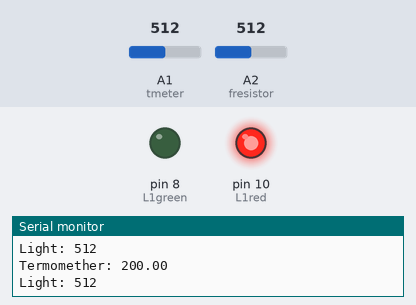
A sketch run on a simulated Arduino Uno, built with avr-gcc and run on an emulated ATmega328P. Shown: output pins drawn as LEDs (lit = HIGH), the last lines printed to the serial monitor. The inputs (shaded band) are chosen by the test bench; at power-on: A1 (tmeter) = 512, A2 (fresistor) = 512.

Above: at 1.2 s.
1.3 s: A1 (tmeter) set to 141
2.8 s: A1 (tmeter) set to 129
At 4.0 s:
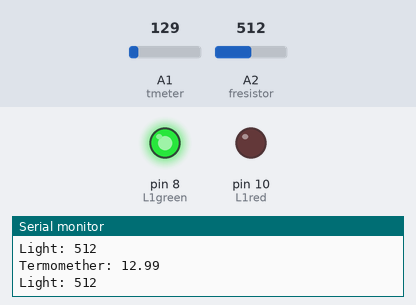
4.3 s: A1 (tmeter) set to 306
At 5.2 s:
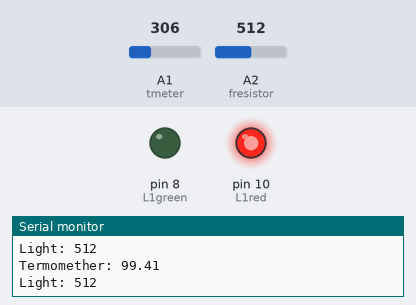
7.3 s: A2 (fresistor) set to 104
10.3 s: A2 (fresistor) set to 88
11.8 s: A1 (tmeter) set to 5
At 12.3 s:
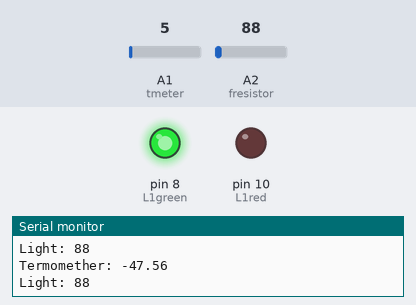
Timing chart, 0 to 14.3 s (numbered marks = the images above; inputs shaded):
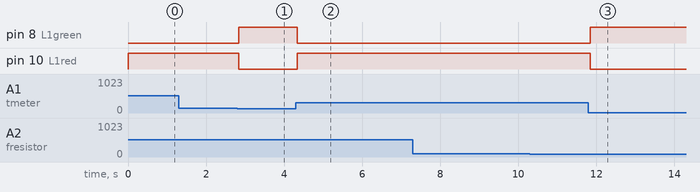

The sketch:

basement_code.ino
```cpp
int L1green = 8; //pins where i connected diode. I dont need blue beacose i have got only two states.
int L1red = 10;
int tmeter = A1; //to measure voltage value i use analog pin
int fresistor = A2;

int temperature;
int light;

void setup() {

pinMode(8,OUTPUT);
pinMode(10,OUTPUT);
pinMode(tmeter,INPUT);
pinMode(fresistor,INPUT);

Serial.begin(9600);

}
//p=photoresistor break value
bool isDark(int p){
if(p >=850) return 0;
  else return 1;
}
//p=Celsius deegres
bool isCold(int p){
if(p > 15) return 0;
  else return 1;

}
bool isOk(bool a, bool b){
if(a == true && b == true) return 1;
  else return 0;

}

void loop() {
  //procedure that convert voltage value of temperature sensor. In my case it wasnt LM35 but very similar
 float tmp = (((analogRead(tmeter)*5.0) / 1024)-0.5)*100;
 Serial.print("Termomether: ");
 Serial.println(tmp);
 Serial.print("Light: ");
 Serial.println(analogRead(fresistor));
  //voltage value of photoresistor
  int light = analogRead(fresistor);
  //a procedure that checks if condidtions are apropriate, ans light up LED green or red if something is wrong
  if(isOk(isCold(tmp),isDark(light)) == true){
    digitalWrite(L1green,HIGH);
    digitalWrite(L1red,LOW);
  }else{
    digitalWrite(L1green,LOW);
    digitalWrite(L1red,HIGH);
  }

}
```

Measured:
- the behaviour switches between 136 and 135 on A1 (tmeter) (found by bisection; images 0 and 1)
- after the input at 2.8 s, pin 8 (L1green): LOW → HIGH at once; pin 10 (L1red): HIGH → LOW at once
- after the input at 4.3 s, pin 8 (L1green): HIGH → LOW at once; pin 10 (L1red): LOW → HIGH at once
- after the input at 11.8 s, pin 8 (L1green): LOW → HIGH at once; pin 10 (L1red): HIGH → LOW at once
